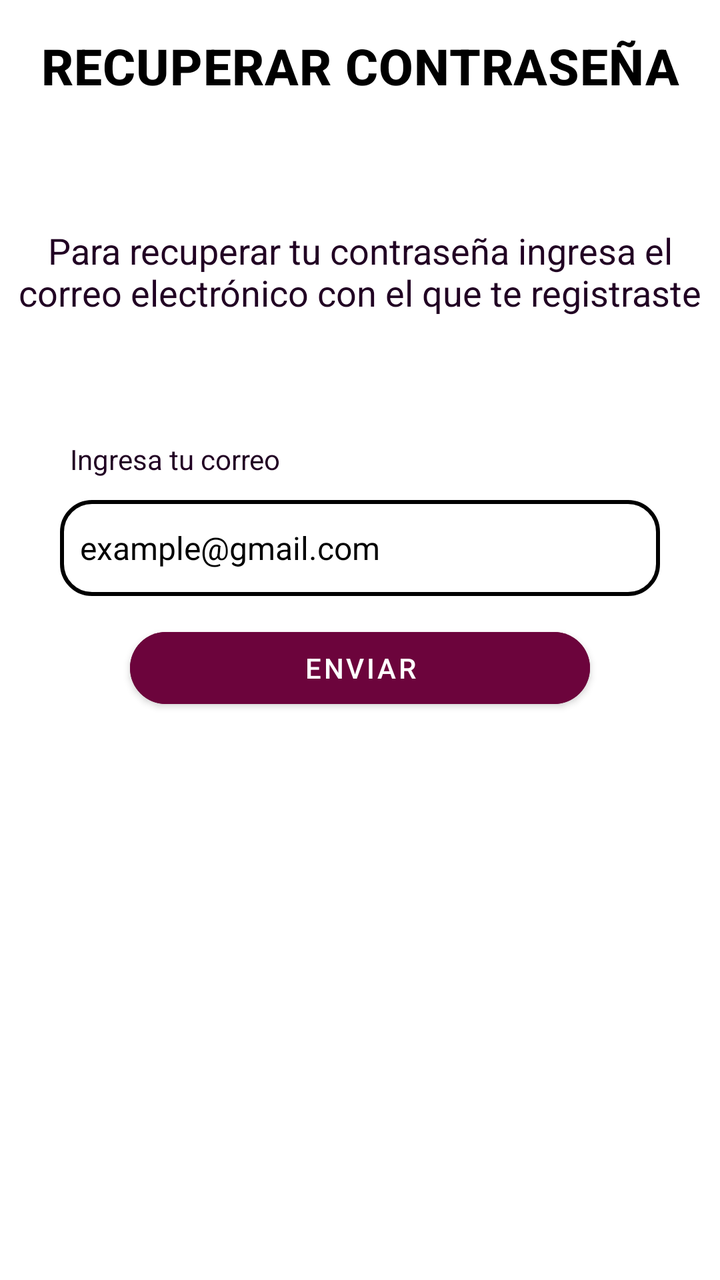
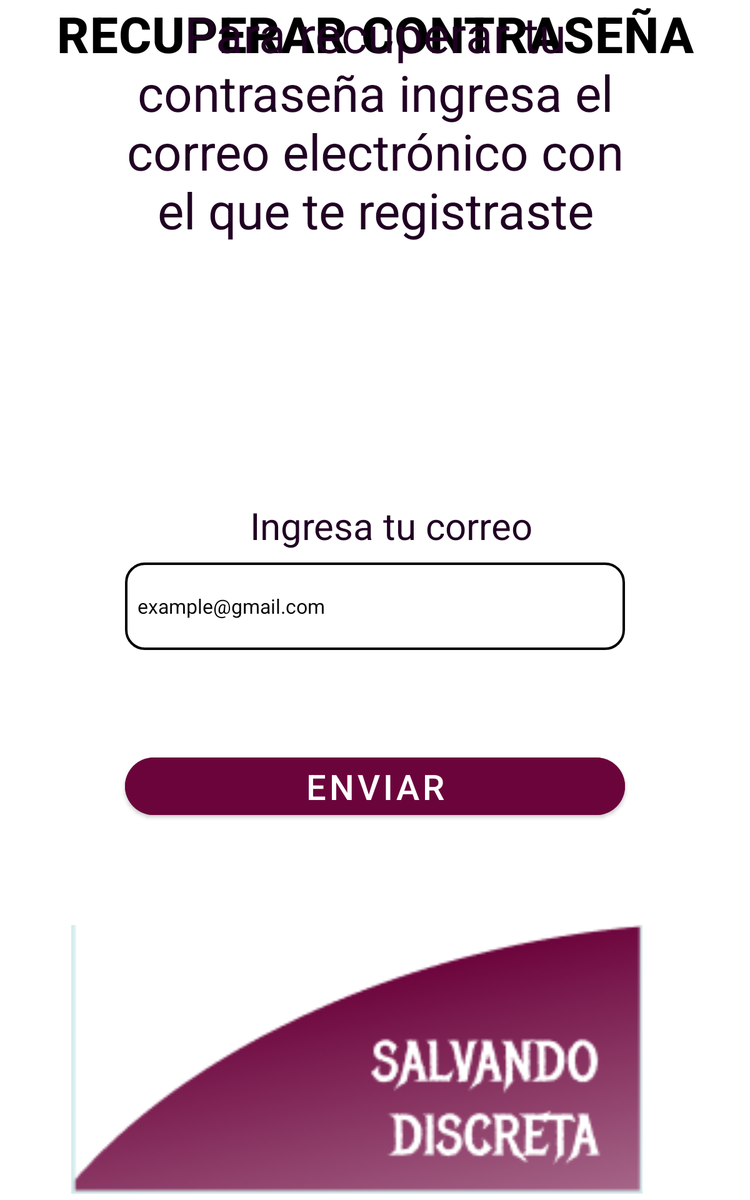

An Android layout and its configuration variant, each rendered on a device that would load it. The default file and the variant file are quoted in full after the pictures.
<!-- AndroidManifest.xml: application theme Theme.SalvandoDiscreta -->
<!-- res/layout/fragment_recuperar_contra.xml -->
<?xml version="1.0" encoding="utf-8"?>
<layout xmlns:tools="http://schemas.android.com/tools"
    xmlns:android="http://schemas.android.com/apk/res/android"
    xmlns:app="http://schemas.android.com/apk/res-auto">

    <FrameLayout
        android:layout_width="match_parent"
        android:layout_height="match_parent"
        tools:context=".RecuperarContraFragment">
        <androidx.constraintlayout.widget.ConstraintLayout
            android:layout_width="match_parent"
            android:layout_height="match_parent"
            >

            <TextView
                android:id="@+id/txt_recuperar_contraseña"
                android:layout_width="match_parent"
                android:layout_height="wrap_content"
                android:layout_marginTop="16dp"
                android:gravity="center"
                android:text="@string/recover_password"
                android:textAppearance="@style/TextAppearance.MaterialComponents.Headline6"
                android:textColor="@color/black"
                android:textSize="25sp"
                android:textStyle="bold"
                app:layout_constraintTop_toTopOf="parent"
                tools:ignore="MissingConstraints"
                tools:layout_editor_absoluteX="0dp" />

            <TextView
                android:id="@+id/txt_descripcion_usuario"
                android:layout_width="match_parent"
                android:layout_height="wrap_content"
                android:gravity="center"
                android:layout_marginTop="15dp"
                android:text="@string/message_recover_password"
                android:textColor="@color/morado_oscuro"
                android:textSize="18sp"
                app:layout_constraintBottom_toBottomOf="@+id/txt_ingrese_su_correo"
                app:layout_constraintTop_toTopOf="parent"
                app:layout_constraintVertical_bias="0.169"
                tools:ignore="MissingConstraints"
                tools:layout_editor_absoluteX="0dp" />

            <TextView
                android:id="@+id/txt_ingrese_su_correo"
                android:layout_width="match_parent"
                android:layout_height="match_parent"
                android:textColor="@color/morado_oscuro"
                android:text="@string/enter_your_email"
                android:textSize="14sp"
                android:layout_marginLeft="35dp"
                android:layout_marginTop="220dp"
                tools:ignore="MissingConstraints"
                />

            <EditText
                android:id="@+id/outlined_user_name"
                android:layout_width="300dp"
                android:layout_height="48dp"
                android:layout_marginTop="250dp"
                android:background="@drawable/rectangle_definition"
                android:hint="example@gmail.com"
                android:textColorHint="@color/black"
                android:textColor="@color/black"
                android:textSize="16sp"
                app:layout_constraintEnd_toEndOf="parent"
                app:layout_constraintStart_toStartOf="parent"
                app:layout_constraintTop_toTopOf="parent"
                app:layout_constraintTop_toBottomOf="@+id/txt_ingrese_su_correo"
                tools:ignore="MissingConstraints" />


            <Button
                android:id="@+id/btn_send"
                android:layout_width="230dp"
                android:layout_height="wrap_content"
                android:layout_gravity="center"
                android:layout_marginTop="310dp"
                android:gravity="center"
                android:text="@string/send_email"
                android:textColor="@color/white"
                android:backgroundTint="@color/colorfucsia"
                app:cornerRadius="@android:dimen/app_icon_size"
                app:layout_constraintEnd_toEndOf="parent"
                app:layout_constraintStart_toStartOf="parent"
                app:layout_constraintTop_toTopOf="parent" />



        </androidx.constraintlayout.widget.ConstraintLayout>


    </FrameLayout>

</layout>
<!-- resources referenced by this layout -->
<resources>
  <color name="black">#FF000000</color>
  <color name="colorfucsia"> #6C043C</color>
  <color name="morado_oscuro">#210123</color>
  <color name="white">#FFFFFFFF</color>
  <!-- drawable rectangle_definition (drawable) -->
  <shape xmlns:android="http://schemas.android.com/apk/res/android"
      android:shape="rectangle">
  
      <stroke
          android:width="2sp"
          android:color="@color/fucsia_light" />
      <padding
          android:bottom="10sp"
          android:left="10sp"
          android:right="10sp"
          android:top="10sp" />
      <corners android:radius="15dp" />
  
  </shape>
  <string name="enter_your_email">Ingresa tu correo</string>
  <string name="message_recover_password">Para recuperar tu contraseña ingresa el correo electrónico con el que te registraste</string>
  <string name="recover_password">RECUPERAR CONTRASEÑA</string>
  <string name="send_email">Enviar</string>
  <style name="Theme.SalvandoDiscreta" parent="Theme.MaterialComponents.DayNight.DarkActionBar">
          
          <item name="colorPrimary">@color/purple_500</item>
          <item name="colorPrimaryVariant">@color/purple_700</item>
          <item name="colorOnPrimary">@color/white</item>
          
          <item name="colorSecondary">@color/teal_200</item>
          <item name="colorSecondaryVariant">@color/teal_700</item>
          <item name="colorOnSecondary">@color/black</item>
          
          <item name="android:statusBarColor">?attr/colorPrimaryVariant</item>
          
      </style>
  <color name="purple_500">#FF6200EE</color>
  <color name="purple_700">#FF3700B3</color>
  <color name="teal_200">#FF03DAC5</color>
  <color name="teal_700">#FF018786</color>
</resources>
<!-- res/layout-sw600dp/fragment_recuperar_contra.xml (the repository's variant of the layout above) -->
<!-- drawn on a 7-inch tablet held upright -->
<?xml version="1.0" encoding="utf-8"?>
<layout xmlns:tools="http://schemas.android.com/tools"
    xmlns:android="http://schemas.android.com/apk/res/android"
    xmlns:app="http://schemas.android.com/apk/res-auto">

    <FrameLayout
        android:layout_width="match_parent"
        android:layout_height="match_parent"
        tools:context=".RecuperarContraFragment">
        <androidx.constraintlayout.widget.ConstraintLayout
            android:layout_width="match_parent"
            android:layout_height="match_parent"
            >
            <TextView
                android:id="@+id/txt_recuperar_contraseña"
                android:layout_width="match_parent"
                android:layout_height="wrap_content"
                android:layout_marginBottom="550dp"
                android:gravity="center"
                android:textColor="@color/black"
                android:text="@string/recover_password"
                android:textStyle="bold"
                android:textAppearance="@style/TextAppearance.MaterialComponents.Headline6"
                android:textSize="40sp"
                tools:ignore="MissingConstraints"
                />

            <TextView
                android:id="@+id/txt_descripcion_usuario"
                android:layout_width="match_parent"
                android:layout_height="wrap_content"
                android:layout_margin="90dp"
                android:gravity="center"
                android:text="@string/message_recover_password"
                android:textColor="@color/morado_oscuro"
                android:textSize="40sp"
                tools:ignore="MissingConstraints"
                tools:layout_editor_absoluteX="90dp"
                tools:layout_editor_absoluteY="156dp" />

            <TextView
                android:id="@+id/txt_ingrese_su_correo"
                android:layout_width="match_parent"
                android:layout_height="match_parent"
                android:textColor="@color/morado_oscuro"
                android:text="@string/enter_your_email"
                android:textSize="30sp"
                android:layout_marginLeft="200dp"
                android:layout_marginTop="400dp"
                tools:ignore="MissingConstraints"
                />

            <EditText
                android:id="@+id/outlined_user_name"
                android:layout_width="400dp"
                android:layout_height="70dp"
                android:layout_marginTop="450dp"
                android:background="@drawable/rectangle_definition"
                android:hint="example@gmail.com"
                android:textColorHint="@color/black"
                android:textColor="@color/black"
                android:textSize="16sp"
                app:layout_constraintEnd_toEndOf="parent"
                app:layout_constraintStart_toStartOf="parent"
                app:layout_constraintTop_toTopOf="parent"
                app:layout_constraintTop_toBottomOf="@+id/txt_ingrese_su_correo"
                tools:ignore="MissingConstraints" />


            <Button
                android:id="@+id/btn_send"
                android:layout_width="400dp"
                android:layout_height="wrap_content"
                android:layout_gravity="center"
                android:layout_marginTop="600dp"
                android:gravity="center"
                android:text="@string/send_email"
                android:textSize="28sp"
                android:textColor="@color/white"
                android:backgroundTint="@color/colorfucsia"
                app:cornerRadius="@android:dimen/app_icon_size"
                app:layout_constraintEnd_toEndOf="parent"
                app:layout_constraintStart_toStartOf="parent"
                app:layout_constraintTop_toTopOf="parent" />

            <ImageView
                android:id="@+id/img_salvando_discreta_eclipse"
                android:layout_width="780dp"
                android:layout_height="215dp"
                android:layout_marginTop="740dp"
                android:layout_marginRight="30dp"
                app:srcCompat="@drawable/salvando_discreta"
                tools:ignore="MissingConstraints"
                app:layout_constraintStart_toStartOf="parent"
                app:layout_constraintEnd_toEndOf="parent"
                app:layout_constraintTop_toTopOf="parent"/>


        </androidx.constraintlayout.widget.ConstraintLayout>


    </FrameLayout>

</layout>
<!-- resources referenced by the variant -->
<!-- as a 7-inch tablet held upright resolves them -->
<resources>
  <color name="black">#FF000000</color>
  <color name="colorfucsia"> #6C043C</color>
  <color name="morado_oscuro">#210123</color>
  <color name="white">#FFFFFFFF</color>
  <!-- drawable rectangle_definition (drawable) -->
  <shape xmlns:android="http://schemas.android.com/apk/res/android"
      android:shape="rectangle">
  
      <stroke
          android:width="2sp"
          android:color="@color/fucsia_light" />
      <padding
          android:bottom="10sp"
          android:left="10sp"
          android:right="10sp"
          android:top="10sp" />
      <corners android:radius="15dp" />
  
  </shape>
  <!-- drawable salvando_discreta: png bitmap (drawable, 19693 bytes) -->
  <string name="enter_your_email">Ingresa tu correo</string>
  <string name="message_recover_password">Para recuperar tu contraseña ingresa el correo electrónico con el que te registraste</string>
  <string name="recover_password">RECUPERAR CONTRASEÑA</string>
  <string name="send_email">Enviar</string>
  <style name="Theme.SalvandoDiscreta" parent="Theme.MaterialComponents.DayNight.DarkActionBar">
          
          <item name="colorPrimary">@color/purple_500</item>
          <item name="colorPrimaryVariant">@color/purple_700</item>
          <item name="colorOnPrimary">@color/white</item>
          
          <item name="colorSecondary">@color/teal_200</item>
          <item name="colorSecondaryVariant">@color/teal_700</item>
          <item name="colorOnSecondary">@color/black</item>
          
          <item name="android:statusBarColor">?attr/colorPrimaryVariant</item>
          
      </style>
  <color name="purple_500">#FF6200EE</color>
  <color name="purple_700">#FF3700B3</color>
  <color name="teal_200">#FF03DAC5</color>
  <color name="teal_700">#FF018786</color>
</resources>
